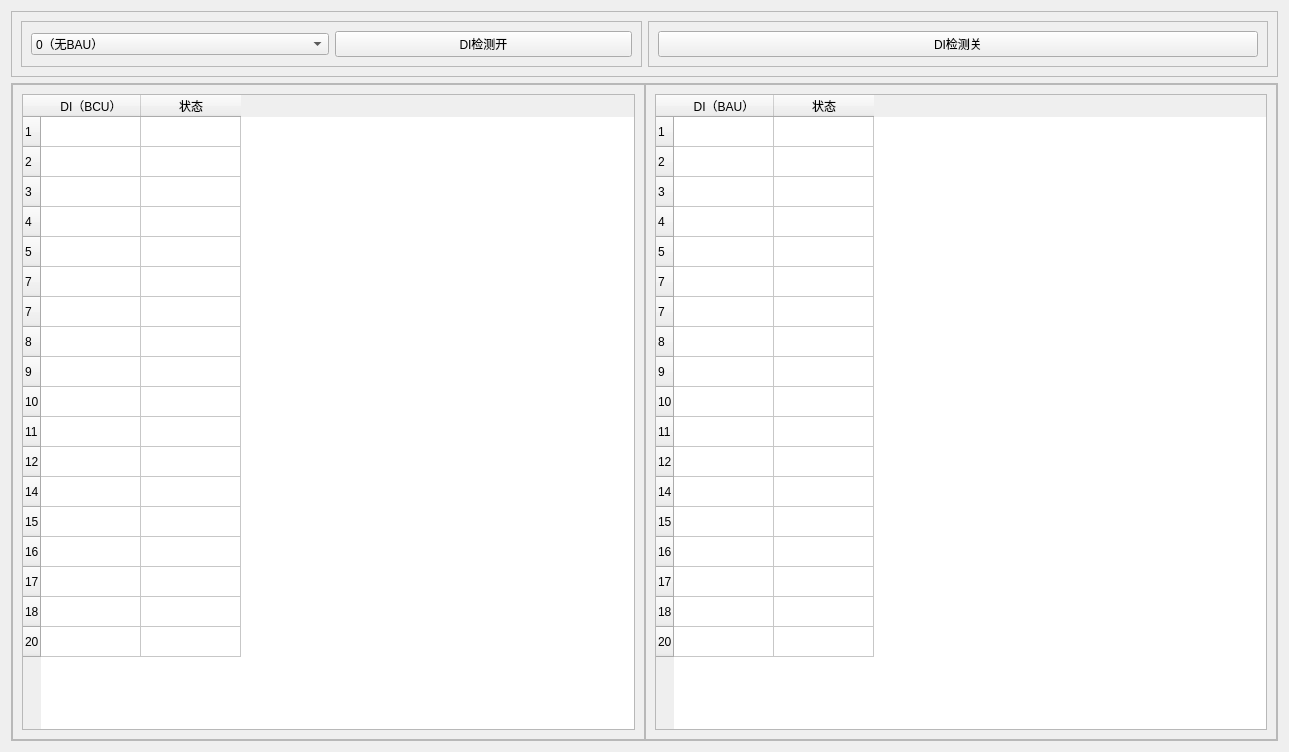
<?xml version="1.0" encoding="UTF-8"?>
<ui version="4.0">
 <class>Form</class>
 <widget class="QWidget" name="Form">
  <property name="geometry">
   <rect>
    <x>0</x>
    <y>0</y>
    <width>1289</width>
    <height>752</height>
   </rect>
  </property>
  <property name="windowTitle">
   <string>Form</string>
  </property>
  <layout class="QVBoxLayout" name="verticalLayout">
   <item>
    <widget class="QFrame" name="frame">
     <property name="sizePolicy">
      <sizepolicy hsizetype="Preferred" vsizetype="Expanding">
       <horstretch>0</horstretch>
       <verstretch>1</verstretch>
      </sizepolicy>
     </property>
     <property name="frameShape">
      <enum>QFrame::StyledPanel</enum>
     </property>
     <property name="frameShadow">
      <enum>QFrame::Raised</enum>
     </property>
     <layout class="QHBoxLayout" name="horizontalLayout">
      <item>
       <widget class="QFrame" name="frame_3">
        <property name="frameShape">
         <enum>QFrame::StyledPanel</enum>
        </property>
        <property name="frameShadow">
         <enum>QFrame::Raised</enum>
        </property>
        <layout class="QHBoxLayout" name="horizontalLayout_2">
         <item>
          <widget class="QComboBox" name="comboBox">
           <item>
            <property name="text">
             <string>0（无BAU）</string>
            </property>
           </item>
           <item>
            <property name="text">
             <string>1</string>
            </property>
           </item>
           <item>
            <property name="text">
             <string>2</string>
            </property>
           </item>
           <item>
            <property name="text">
             <string>3</string>
            </property>
           </item>
           <item>
            <property name="text">
             <string>4</string>
            </property>
           </item>
           <item>
            <property name="text">
             <string>5</string>
            </property>
           </item>
           <item>
            <property name="text">
             <string>6</string>
            </property>
           </item>
           <item>
            <property name="text">
             <string>7</string>
            </property>
           </item>
           <item>
            <property name="text">
             <string>8</string>
            </property>
           </item>
           <item>
            <property name="text">
             <string>9</string>
            </property>
           </item>
           <item>
            <property name="text">
             <string>10</string>
            </property>
           </item>
           <item>
            <property name="text">
             <string>11</string>
            </property>
           </item>
           <item>
            <property name="text">
             <string>12</string>
            </property>
           </item>
           <item>
            <property name="text">
             <string>13</string>
            </property>
           </item>
           <item>
            <property name="text">
             <string>14</string>
            </property>
           </item>
           <item>
            <property name="text">
             <string>15</string>
            </property>
           </item>
           <item>
            <property name="text">
             <string>16</string>
            </property>
           </item>
          </widget>
         </item>
         <item>
          <widget class="QPushButton" name="pushButton">
           <property name="text">
            <string>DI检测开</string>
           </property>
          </widget>
         </item>
        </layout>
       </widget>
      </item>
      <item>
       <widget class="QFrame" name="frame_4">
        <property name="frameShape">
         <enum>QFrame::StyledPanel</enum>
        </property>
        <property name="frameShadow">
         <enum>QFrame::Raised</enum>
        </property>
        <layout class="QHBoxLayout" name="horizontalLayout_3">
         <item>
          <widget class="QPushButton" name="pushButton_2">
           <property name="text">
            <string>DI检测关</string>
           </property>
          </widget>
         </item>
        </layout>
       </widget>
      </item>
     </layout>
    </widget>
   </item>
   <item>
    <widget class="QFrame" name="frame_2">
     <property name="sizePolicy">
      <sizepolicy hsizetype="Preferred" vsizetype="Expanding">
       <horstretch>0</horstretch>
       <verstretch>20</verstretch>
      </sizepolicy>
     </property>
     <property name="frameShape">
      <enum>QFrame::StyledPanel</enum>
     </property>
     <property name="frameShadow">
      <enum>QFrame::Raised</enum>
     </property>
     <layout class="QHBoxLayout" name="horizontalLayout_4">
      <property name="spacing">
       <number>0</number>
      </property>
      <property name="leftMargin">
       <number>0</number>
      </property>
      <property name="topMargin">
       <number>0</number>
      </property>
      <property name="rightMargin">
       <number>0</number>
      </property>
      <property name="bottomMargin">
       <number>0</number>
      </property>
      <item>
       <widget class="QFrame" name="frame_5">
        <property name="sizePolicy">
         <sizepolicy hsizetype="Expanding" vsizetype="Preferred">
          <horstretch>0</horstretch>
          <verstretch>0</verstretch>
         </sizepolicy>
        </property>
        <property name="frameShape">
         <enum>QFrame::StyledPanel</enum>
        </property>
        <property name="frameShadow">
         <enum>QFrame::Raised</enum>
        </property>
        <layout class="QHBoxLayout" name="horizontalLayout_5">
         <item>
          <widget class="QTableWidget" name="tableWidget">
           <row>
            <property name="text">
             <string>1</string>
            </property>
           </row>
           <row>
            <property name="text">
             <string>2</string>
            </property>
           </row>
           <row>
            <property name="text">
             <string>3</string>
            </property>
           </row>
           <row>
            <property name="text">
             <string>4</string>
            </property>
           </row>
           <row>
            <property name="text">
             <string>5</string>
            </property>
           </row>
           <row>
            <property name="text">
             <string>7</string>
            </property>
           </row>
           <row>
            <property name="text">
             <string>7</string>
            </property>
           </row>
           <row>
            <property name="text">
             <string>8</string>
            </property>
           </row>
           <row>
            <property name="text">
             <string>9</string>
            </property>
           </row>
           <row>
            <property name="text">
             <string>10</string>
            </property>
           </row>
           <row>
            <property name="text">
             <string>11</string>
            </property>
           </row>
           <row>
            <property name="text">
             <string>12</string>
            </property>
           </row>
           <row>
            <property name="text">
             <string>14</string>
            </property>
           </row>
           <row>
            <property name="text">
             <string>15</string>
            </property>
           </row>
           <row>
            <property name="text">
             <string>16</string>
            </property>
           </row>
           <row>
            <property name="text">
             <string>17</string>
            </property>
           </row>
           <row>
            <property name="text">
             <string>18</string>
            </property>
           </row>
           <row>
            <property name="text">
             <string>20</string>
            </property>
           </row>
           <column>
            <property name="text">
             <string>DI（BCU）</string>
            </property>
           </column>
           <column>
            <property name="text">
             <string>状态</string>
            </property>
           </column>
          </widget>
         </item>
        </layout>
       </widget>
      </item>
      <item>
       <widget class="QFrame" name="frame_6">
        <property name="sizePolicy">
         <sizepolicy hsizetype="Expanding" vsizetype="Preferred">
          <horstretch>0</horstretch>
          <verstretch>0</verstretch>
         </sizepolicy>
        </property>
        <property name="frameShape">
         <enum>QFrame::StyledPanel</enum>
        </property>
        <property name="frameShadow">
         <enum>QFrame::Raised</enum>
        </property>
        <layout class="QHBoxLayout" name="horizontalLayout_6">
         <item>
          <widget class="QTableWidget" name="tableWidget_2">
           <row>
            <property name="text">
             <string>1</string>
            </property>
           </row>
           <row>
            <property name="text">
             <string>2</string>
            </property>
           </row>
           <row>
            <property name="text">
             <string>3</string>
            </property>
           </row>
           <row>
            <property name="text">
             <string>4</string>
            </property>
           </row>
           <row>
            <property name="text">
             <string>5</string>
            </property>
           </row>
           <row>
            <property name="text">
             <string>7</string>
            </property>
           </row>
           <row>
            <property name="text">
             <string>7</string>
            </property>
           </row>
           <row>
            <property name="text">
             <string>8</string>
            </property>
           </row>
           <row>
            <property name="text">
             <string>9</string>
            </property>
           </row>
           <row>
            <property name="text">
             <string>10</string>
            </property>
           </row>
           <row>
            <property name="text">
             <string>11</string>
            </property>
           </row>
           <row>
            <property name="text">
             <string>12</string>
            </property>
           </row>
           <row>
            <property name="text">
             <string>14</string>
            </property>
           </row>
           <row>
            <property name="text">
             <string>15</string>
            </property>
           </row>
           <row>
            <property name="text">
             <string>16</string>
            </property>
           </row>
           <row>
            <property name="text">
             <string>17</string>
            </property>
           </row>
           <row>
            <property name="text">
             <string>18</string>
            </property>
           </row>
           <row>
            <property name="text">
             <string>20</string>
            </property>
           </row>
           <column>
            <property name="text">
             <string>DI（BAU）</string>
            </property>
           </column>
           <column>
            <property name="text">
             <string>状态</string>
            </property>
           </column>
          </widget>
         </item>
        </layout>
       </widget>
      </item>
     </layout>
    </widget>
   </item>
  </layout>
 </widget>
 <resources/>
 <connections/>
</ui>
